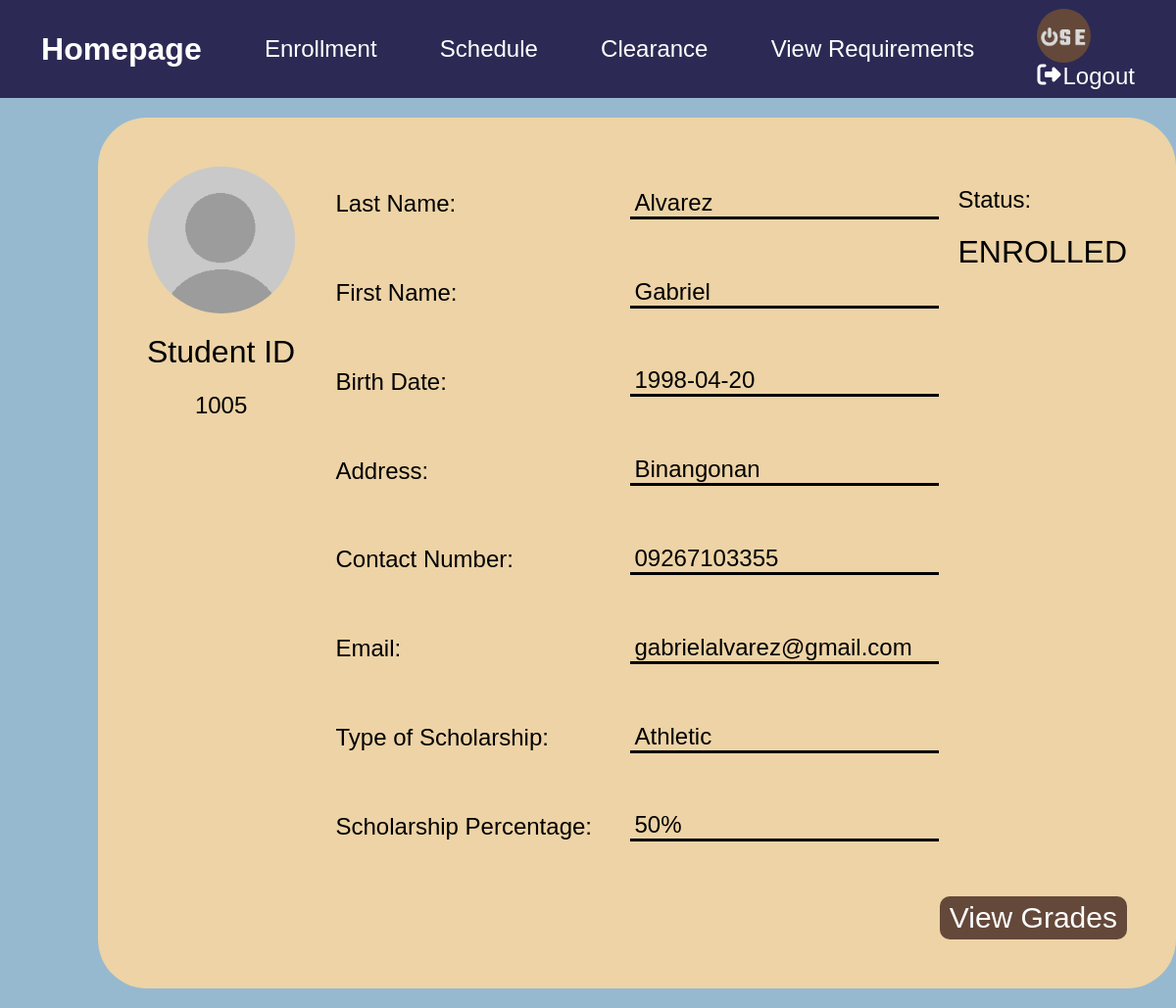
Screenshot of /homepage.php (signed in) with the database file from the repository.
### tables this page shows
CREATE TABLE `usertable` (
  `user_id` int(8) NOT NULL,
  `user` varchar(255) NOT NULL,
  `pwd` char(40) NOT NULL,
  `user_firstName` varchar(30) NOT NULL,
  `user_lastName` varchar(30) NOT NULL,
  `user_birthDate` date NOT NULL,
  `user_address` varchar(255) NOT NULL,
  `user_contactNumber` varchar(12) NOT NULL,
  `type_scholarship` varchar(40) NOT NULL,
  `scholar_percentage` varchar(12) NOT NULL,
  `user_registrationDate` datetime NOT NULL
);

### homepage.php (the view, shortened to what this page needs)
<?php
require_once('config.php');
?>
<!DOCTYPE html>
<html lang="en">
  <head>
    <link rel="stylesheet" href="style.css" />
    <link rel="stylesheet" href="https://cdnjs.cloudflare.com/ajax/libs/font-awesome/6.3.0/css/all.min.css" />
  </head>
  <body>
    <div class="homepage">
      <h1>Homepage</h1>
      <a onclick="enrollmentmessage()" href="http://apps.benilde.edu.ph/sis/" target="_blank" class="link-cont"><span>Enrollment</span></a>
      <a href="schedule-viewing.php" class="link-cont"><span>Schedule</span></a>
      <a onclick="clearancemessage()" href="http://apps.benilde.edu.ph/sis/" target="_blank" class="link-cont"><span>Clearance</span></a>
      <a href="requirement-viewing.php" class="link-cont"><span>View Requirements</span></a>
      <div class="logo">
      <div class="logout"><img src="OSE logo.jpg"/></div>
        <a href="process.php?type=logout"><span class="logout"><i class="fa-solid fa-right-from-bracket"></i>Logout</span></a>
          </div>
        </div>
    <div class="main">
    <?php
        $sql = "SELECT * FROM usertable WHERE user_id = '".$_SESSION['user_id']."'";
        $result = $con->query($sql);
        if($result->num_rows>0){
            while($fetch = $result->fetch_assoc()){
    ?>
      <div class="top">
        <div class="img-wrapper">
          <img class="unknown_user" src="unknown user.jpg" />
          <h1 style="font-weight:300;">Student ID</h1>
          <h2  style="font-weight:300;"><?php echo $fetch['user_id'] ?></h2>
        </div>
        <div class="status">
          <h2  style="font-weight:300;">Status:</h2>
          <h1  style="font-weight:300;">ENROLLED</h1>
        </div>
      </div>
      <div class="form-wrapper">
        <form action="">
          <div class="input-group">
            <h2 class="col1">Last Name:</h2>
            <h2 class="col2"><?php echo $fetch['user_lastName'] ?></h2>
          </div>
          <div class="input-group">
            <h2 class="col1">First Name:</h2>
            <h2 class="col2"><?php echo $fetch['user_firstName'] ?></h2>
          </div>
          <div class="input-group">
            <h2 class="col1">Birth Date:</h2>
            <h2 class="col2"><?php echo $fetch['user_birthDate'] ?></h2>
          </div>
          <div class="input-group">
            <h2 class="col1">Address:</h2>
            <h2 class="col2"><?php echo $fetch['user_address'] ?></h2>
          </div>
          <div class="input-group">
            <h2 class="col1">Contact Number:</h2>
            <h2 class="col2"><?php echo $fetch['user_contactNumber'] ?></h2>
          </div>
          <div class="input-group">
            <h2 class="col1">Email:</h2>
            <h2 class="col2"><?php echo $fetch['user'] ?></h2>
          </div>
          <div class="input-group">
            <h2 class="col1">Type of Scholarship:</h2>
            <h2 class="col2"><?php echo $fetch['type_scholarship'] ?></h2>
          </div>
          <div class="input-group">
            <h2 class="col1">Scholarship Percentage:</h2>
            <h2 class="col2"><?php echo $fetch['scholar_percentage'] ?>%</h2>
          </div>
        </form>
      </div>
      <?php
        }
      }
      ?>
      <div class="back-wrapper"><a href="grades.php">View Grades</a></div>
    </div>
  </body>
</html>

### style.css (style rules this page uses)
body { background-color: #96b9d0; margin: 0; font-family: arial; }
.homepage { display: flex; align-items: center; justify-content: space-around; height: 80px; background-color: #2c2a54; font-family: arial; padding: 10px; color: #fff; }
.homepage a { color: #fff; text-decoration: none; font-size: 24px; font-family: arial; }
.homepage img { border-radius: 100px; width: 55px; height: 55px; }
.main { margin-top: 20px; margin-bottom: 20px; background-color: #edd3a5; border-radius: 50px; width: 1000px; margin-left: 100px; padding: 50px; }
.unknown_user { border-radius: 100px; width: 150px; height: 150px; }
.img-wrapper { text-align: center; }
.top { display: flex; justify-content: space-between; }
.form-wrapper { margin-top: -295px; display: flex; justify-content: center; align-items: center; }
.form-wrapper h2 { font-weight: 300; }
.input-group { display: flex; align-items: center; margin-top: 20px; }
.input-group .col1 { width: 300px; }
.input-group .col2 { border-bottom: 3px solid black; width: 310px; padding-left: 5px; }
.back-wrapper { margin-top: 20px; display: flex; justify-content: end; }
.back-wrapper a { text-decoration: none; font-size: 30px; background: #64483a; color: #fff; padding: 5px 10px 5px 10px; border-radius: 10px; }
.logout { display: flex; gap: 2px; }

### rows the page displays
usertable: user_id "1005", user_lastName "Alvarez", user_firstName "Gabriel", user_birthDate "1998-04-20", user_address "Binangonan", user_contactNumber "09267103355", user "gabrielalvarez@gmail.com", type_scholarship "Athletic", scholar_percentage "50"
